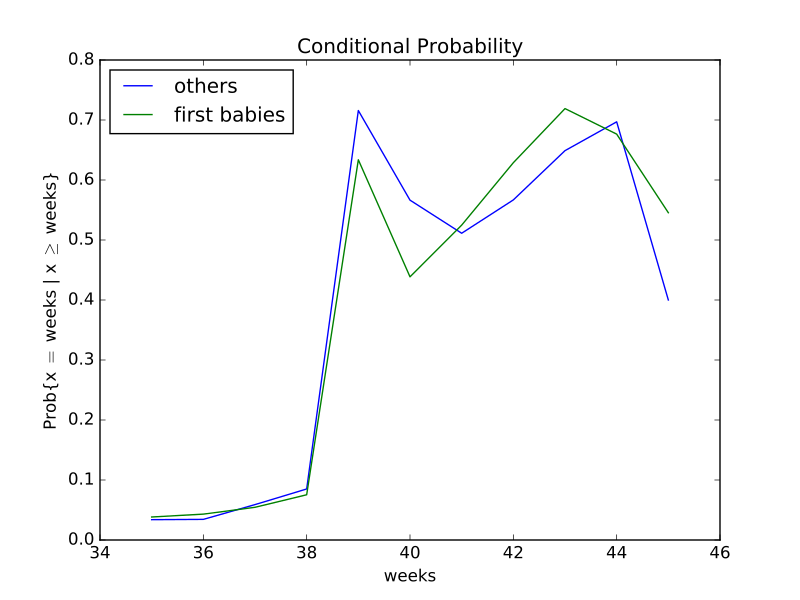

This figure's Python source:
"""This file contains code used in "Think Stats",
by Allen B. Downey, available from greenteapress.com

Copyright 2010 Allen B. Downey
License: GNU GPLv3 http://www.gnu.org/licenses/gpl.html
"""

import descriptive
import Pmf
import myplot
import risk

import matplotlib.pyplot as pyplot


def ConditionPmf(pmf, filter_func, name='conditional'):
    """Computes a conditional PMF based on a filter function.
    
    Args:
        pmf: Pmf object
        filter_func: callable that takes a value from the Pmf and returns
                     a boolean
        name: string name for the new pmf
        
    Returns:
        new Pmf object
    """
    cond_pmf = pmf.Copy(name)

    vals = [val for val in pmf.Values() if filter_func(val)]
    for val in vals:
        cond_pmf.Remove(val)
    
    cond_pmf.Normalize()
    return cond_pmf


def ConditionOnWeeks(pmf, week=39, name='conditional'):
    """Computes a PMF conditioned on the given number of weeks.
    
    Args:
        pmf: Pmf object        
        week: the current duration of the pregnancy
        name: string name for the new pmf
        
    Returns:
        new Pmf object
    """
    def filter_func(x):
        return x < week

    cond = ConditionPmf(pmf, filter_func, name)
    return cond


def MakeFigure(firsts, others):
    """Makes a figure showing...
    """

    weeks = range(35, 46)
    
    # probs is a map from table name to list of conditional probabilities
    probs = {}
    for table in [firsts, others]:
        name = table.pmf.name
        probs[name] = []
        for week in weeks:
            cond = ConditionOnWeeks(table.pmf, week)
            prob = cond.Prob(week)
            print (week, prob, table.pmf.name)
            probs[name].append(prob)
            
    # make a plot with one line for each table
    pyplot.clf()        
    for name, ps in probs.items():
        pyplot.plot(weeks, ps, label=name)
        print (name, ps)
        
    myplot.Save(root='conditional',
                xlabel='weeks',
                ylabel=r'Prob{x $=$ weeks | x $\geq$ weeks}',
                title='Conditional Probability')


def RelativeRisk(first, others, week=38):
    """Computes relative risk of the conditional prob of having
    a baby for each week, first babies compared to others.

    first: Pregnancies table
    others: Pregnancies table
    week: 
    """
    print (type(first))
    first_cond = ConditionOnWeeks(first.pmf, week, 'first babies')
    other_cond = ConditionOnWeeks(others.pmf, week, 'others')

    risk.ComputeRelativeRisk(first_cond, other_cond)


def main():
    pool, firsts, others = descriptive.MakeTables()
    RelativeRisk(firsts, others)
    MakeFigure(firsts, others)
    

if __name__ == "__main__":
    main()
